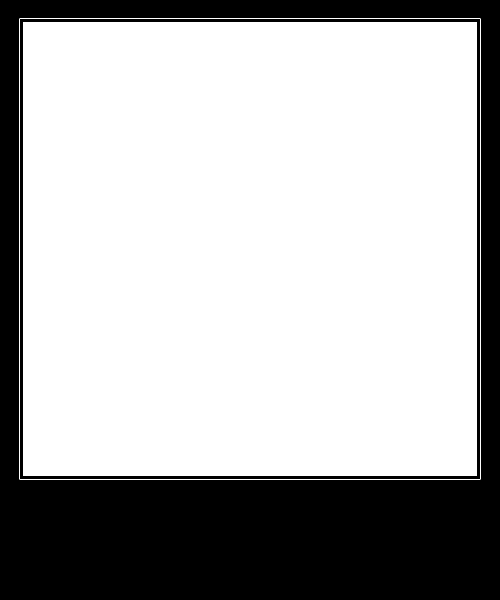
#> input picture demotivator.png, 500 x 600 px
$ python main.py
#> lines starting #> are read from the running program, lines starting #| are printed output that depends on the picture
#> the answer given: 1
#> the answer given: 3
#> the answer given: demotivator.png
from PIL import Image
from PIL import ImageFont
from PIL import ImageDraw

import random
import os

import uuid


font1 = ImageFont.truetype('times.ttf', size=28) #Шрифт
font2 = ImageFont.truetype('times.ttf', size=24) #Шрифт
message = ['Умные мысли часто приследуют его <но он быстрее', 'Кольцо всевластия ', 'Ошибка молодости', 'Машина времени', 'Министр культуры РФ',
'Ленивая Шарлотка', 'Гигант Мысли <Отец Русской Демократии', 'Аниме<ставшее легендой', 'Мыслант Гыгсли< рустец отсосской картодемии',
'Окурок блять<есть 2 рубля', 'Именно он', 'А нахуя?', 'Твой потолок<это чей то пол', 'Вирус XXI Века', 'Его идеи<будут актуальны всегда',
'Его идеи<полная хуйня', 'Пидорасы, что с них взять...<ну просто долбоёбы', 'Подрочил бы ему?', 'Может хватит?', 'Индус-триальные решения',
'А сейчас молодой джедай<ты умрешь.', 'Заголовок<текст', 'Шах и Мат', 'Шах и Мат аутисты<ой то есть аметисты', 'Центр Туризма', 'Теперь понятно стало',
'Игра <изменившая жизнь', 'Алё <ну чё там с деньгами',
] # цитаты !!!Важно!!! если вы ставите < то появляется саб строка


def concatinate(b):
#> called with b = 0
    unique_filename = str(uuid.uuid1())
    color = (255, 255, 255) # цвет
    im1 = Image.open('demotivator.png') # Демотиватор
#> im1 is the input picture: PIL image 500x600 RGBA; mean R, G, B, A 176.8, 176.8, 176.8, 79.8
    im2 = Image.open(image_path) # Наша картинка
    height = 454 #Высота
    width = 454 #Ширина
    demotivator_width = 500 # ширина демотиватора
    demotivator_height = 600 # высота демотиватора
    im2 = im2.resize((width, height)) #Меняем размеры
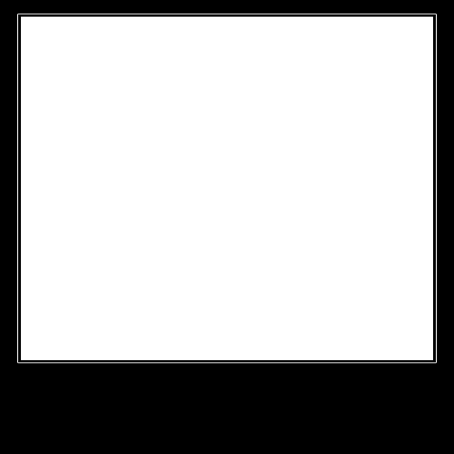
#> im2: PIL image 454x454 RGBA; mean R, G, B, A 1.7, 1.7, 1.7, 79.8; transparent parts drawn white
    im1.paste(im2, (23, 23)) #Вставляем картинку
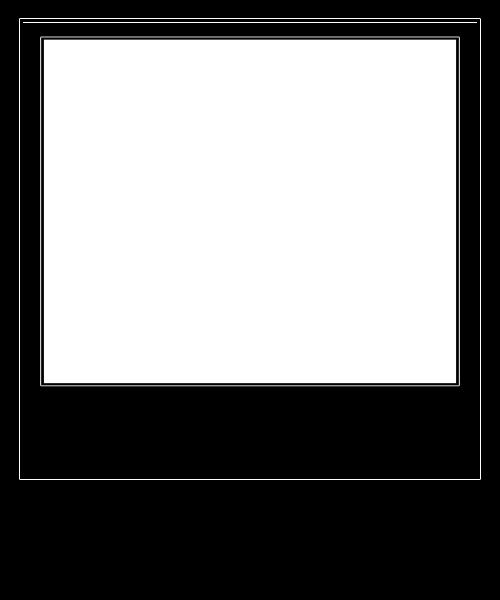
#> im1: PIL image 500x600 RGBA; mean R, G, B, A 3.1, 3.1, 3.1, 134.3; transparent parts drawn white
    draw = ImageDraw.Draw(im1) # Пишем
    msg = random.choice(message) # Рандомное сообщение


    tag_open = msg.find('<') # ищем скобку

    if tag_open > 0: # Если < есть, то создаем текст для суб строки
        msg_main, msg_sub = msg.split('<') # Превращаем в 2 массива Главного и Вторичного текста
        w, h = font1.getsize(msg_main)
        sub_w, sub_h = font2.getsize(msg_sub)
        draw.text((((demotivator_width-w)/2), 490), msg_main, fill=color, font=font1) #Пишем на центре Главный текст (width-w)/2, (490)/1
        draw.text(((demotivator_width-sub_w)/2, 525), msg_sub, fill=color, font=font2) #Пишем на центре Вторичный текст (width-w)/2, (490)/1
    else:
        msg_main = msg
        w, h = font1.getsize(msg_main)
        draw.text((((demotivator_width-w)/2), 490), msg_main, fill=color, font=font1) #Пишем на центре Главный текст (width-w)/2, (490)/1
    im1.save('demotivators/dem' + unique_filename +'.png')
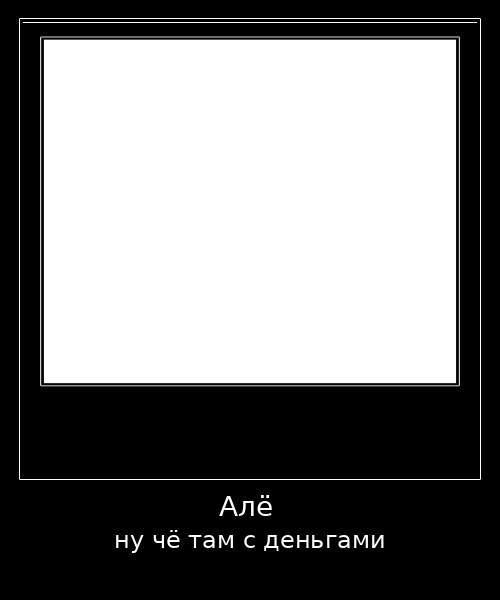
#> saved as dem923834fa-e4b0-11f1-ae2a-4b179f186fc6.png: PIL image 500x600 RGBA; mean R, G, B, A 4.4, 4.4, 4.4, 134.3; transparent parts drawn white


def concatinate_plus(b, im1, im2):
    unique_filename = str(uuid.uuid1())
    color = (255, 255, 255) # цвет
    height = 454 #Высота
    width = 454 #Ширина
    demotivator_width = 500 # ширина демотиватора
    demotivator_height = 600 # высота демотиватора
    im2 = im2.resize((width, height)) #Меняем размеры
    im1.paste(im2, (23, 23)) #Вставляем картинку
    draw = ImageDraw.Draw(im1) # Пишем
    msg = random.choice(message) # Рандомное сообщение
    tag_open = msg.find('<') # ищем скобку

    if tag_open > 0: # Если < есть, то создаем текст для суб строки
        msg_main, msg_sub = msg.split('<') # Превращаем в 2 массива Главного и Вторичного текста
        w, h = font1.getsize(msg_main)
        sub_w, sub_h = font2.getsize(msg_sub)
        draw.text((((demotivator_width-w)/2), 490), msg_main, fill=color, font=font1) #Пишем на центре Главный текст (width-w)/2, (490)/1
        draw.text(((demotivator_width-sub_w)/2, 525), msg_sub, fill=color, font=font2) #Пишем на центре Вторичный текст (width-w)/2, (490)/1
    else:
        msg_main = msg
        w, h = font1.getsize(msg_main)
        draw.text((((demotivator_width-w)/2), 490), msg_main, fill=color, font=font1) #Пишем на центре Главный текст (width-w)/2, (490)/1
    im1.save('demotivators/dem' + str(b) +'.png')


b = 0
print('Выберите:\n1)Разные демотиваторы для одной картинки\n2)Много демотиваторов для одной картинки')
choose = int(input()) # Выбор
print('Сколько вариаций/итераций вам нужно?')
count = int(input()) # Число демотиваторов

print('Вставьте путь картинки и ее название(Если картинка в папке проекта, то просто ее название) c разрешением')
image_path = input()

if choose == 1: # Если выбрал 1
    while count > b:
        concatinate(b) # вызов функции
        b += 1
else: #Если выбрал 2
    im2 = Image.open(image_path) # Наша картинка
    while count > b:
        im1 = Image.open('demotivator.png') # Демотиватор
        concatinate_plus(b, im1, im2)
        im2 = im1
        b += 1
